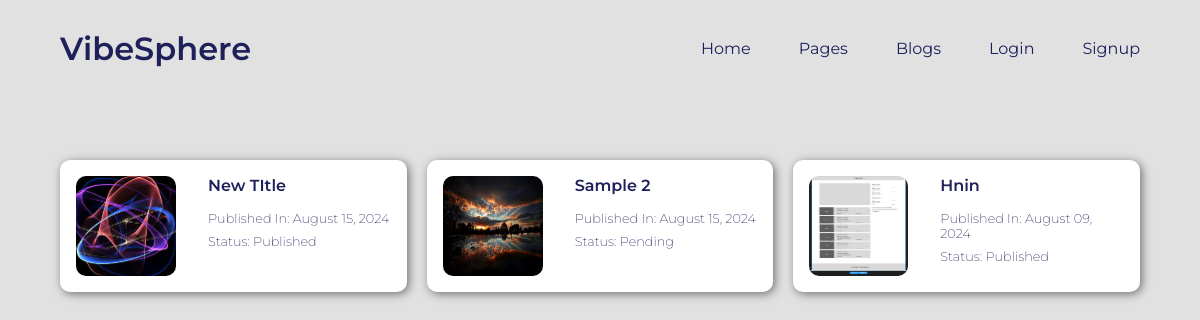
The page /pages/ on the database its author committed.
### main/models.py (models this page shows, shortened)
class BlogPage(models.Model):
    title = models.CharField(primary_key=True, unique=True, max_length=200)
    author = models.ForeignKey(User, on_delete=models.CASCADE)
    created_date = models.DateTimeField(auto_now_add=True)
    updated_date = models.DateTimeField(auto_now=True)
    profile_image = models.ImageField(upload_to='blog_images/', blank=True, null=True)
    meta_description = models.TextField(blank=True, null=True)
    published_date = models.DateTimeField(blank=True, null=True)
    status = models.CharField(max_length=10, choices=[('draft', 'Pending'), ('published', 'Published')], default='draft')

### main/views.py (the view)
# urls.py: path('pages/', views.show_all_pages, name='pages'),
def show_all_pages(request):
    pages = BlogPage.objects.all()
    context = {
        'show_navbar': True,
        'pages': pages
    }
    return render(request, 'pages.html', context)

### templates/pages.html (shortened to what this page needs)
{%extends 'main.html'%}
{% load static %}
{%block extra_css %}
<link rel="stylesheet" href="{% static 'css/pages.css' %}" />
{% endblock %}
{% block content %}
<div class="page__container">
    <div class="page__card__container">
        {% for page in pages%}
            <a class="page__card" href="{% url 'articles_by_page' page.title %}" style="text-decoration: none;">
                <img src="{{page.profile_image.url}}" alt="{{page.title}}" class="page__card__image">
                <div class="page__body__container">
                    <h2 class="page__card__title">{{page.title}}</h2>
                    <p class="page__card__desc">Published In: {{ page.published_date|date:"F d, Y" }}</p>
                    <p class="page__card__status">Status: {{page.get_status_display}}</p>
                </div>
            </a>
        {% endfor %}
    </div>
</div>
{% endblock %}

### static/css/main.css (style rules this page uses)
* { margin: 0; padding: 0; box-sizing: border-box; }
body { background-color: #e1e1e1; font-family: "Montserrat", sans-serif; }

### static/css/pages.css (style rules this page uses)
.page__container { width: 90%; margin: auto; }
.page__card__container { display: grid; grid-template-columns: repeat(3, 1fr); gap: 20px; margin-top: 2rem; }
.page__card { display: flex; justify-content: space-between; align-items: flex-start; width: 100%; background-color: #fff; padding: 1rem; border-radius: 10px; box-shadow: 2px 2px 10px rgba(0, 0, 0, 0.5); }
.page__card__image { width: 100px; height: 100px; border-radius: 10px; }
.page__body__container { margin-right: auto; margin-left: 2rem; }
.page__card__title { font-weight: 600; margin-bottom: 1rem; font-size: 1rem; color: #1E205A; }
.page__card__desc, .page__card__status { font-weight: 200; font-size: .8rem; margin-bottom: .5rem; color: #1E205A; }

### rows shown on the page
BlogPage: profile_image (picture), title "New TItle", published_date "August 15, 2024", status "Published"
BlogPage: profile_image (picture), title "Sample 2", published_date "August 15, 2024", status "Pending"
BlogPage: profile_image (picture), title "Hnin", published_date "August 09, 2024", status "Published"
